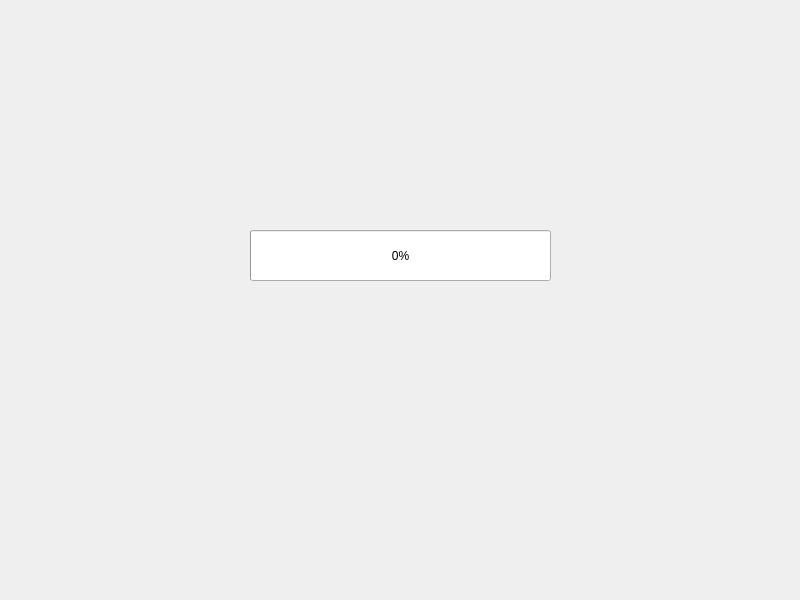
<?xml version="1.0" encoding="UTF-8"?>
<ui version="4.0">
 <class>Widget</class>
 <widget class="QWidget" name="Widget">
  <property name="geometry">
   <rect>
    <x>0</x>
    <y>0</y>
    <width>800</width>
    <height>600</height>
   </rect>
  </property>
  <property name="windowTitle">
   <string>Widget</string>
  </property>
  <widget class="QProgressBar" name="progressBar">
   <property name="geometry">
    <rect>
     <x>250</x>
     <y>230</y>
     <width>301</width>
     <height>51</height>
    </rect>
   </property>
   <property name="value">
    <number>0</number>
   </property>
   <property name="textDirection">
    <enum>QProgressBar::TopToBottom</enum>
   </property>
  </widget>
 </widget>
 <resources/>
 <connections/>
</ui>
